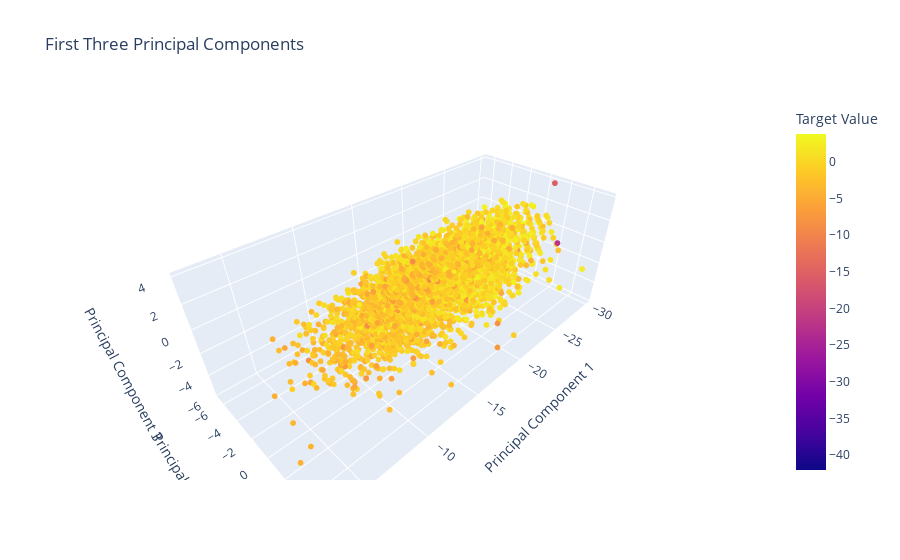

Source (notebook cell):
### Code cell
#Plot the first 3 principal components using plotly
import plotly.express as px
fig = px.scatter_3d(
    Phi.numpy(),
    x=0, y=1, z=2,
    color=trainDataset.y.numpy(),
    labels={'color': 'Target Value'},
    title='First Three Principal Components'
)

fig.update_traces(marker=dict(size=2))
fig.update_layout(
    scene=dict(
        xaxis_title='Principal Component 1',
        yaxis_title='Principal Component 2',
        zaxis_title='Principal Component 3'
    )
)
fig.show()

### Figure 1 — Plotly figure (JSON) as saved in the notebook; plotly's stock layout.template omitted (floating-point values rounded to 4 significant figures; data arrays with more than 128 entries replaced by an {"elided": "..."} marker saying what was removed)
{"data": [{"hovertemplate": "0=%{x}<br>1=%{y}<br>2=%{z}<br>Target Value=%{marker.color}<extra></extra>", "legendgroup": "", "marker": {"color": {"elided": "10000 float values"}, "coloraxis": "coloraxis", "size": 2, "symbol": "circle"}, "mode": "markers", "name": "", "scene": "scene", "showlegend": false, "type": "scatter3d", "x": {"elided": "10000 float values"}, "y": {"elided": "10000 float values"}, "z": {"elided": "10000 float values"}}], "layout": {"coloraxis": {"colorbar": {"title": {"text": "Target Value"}}, "colorscale": [[0, "#0d0887"], [0.1111, "#46039f"], [0.2222, "#7201a8"], [0.3333, "#9c179e"], [0.4444, "#bd3786"], [0.5556, "#d8576b"], [0.6667, "#ed7953"], [0.7778, "#fb9f3a"], [0.8889, "#fdca26"], [1, "#f0f921"]]}, "legend": {"tracegroupgap": 0}, "scene": {"domain": {"x": [0, 1], "y": [0, 1]}, "xaxis": {"title": {"text": "Principal Component 1"}}, "yaxis": {"title": {"text": "Principal Component 2"}}, "zaxis": {"title": {"text": "Principal Component 3"}}}, "title": {"text": "First Three Principal Components"}}}
